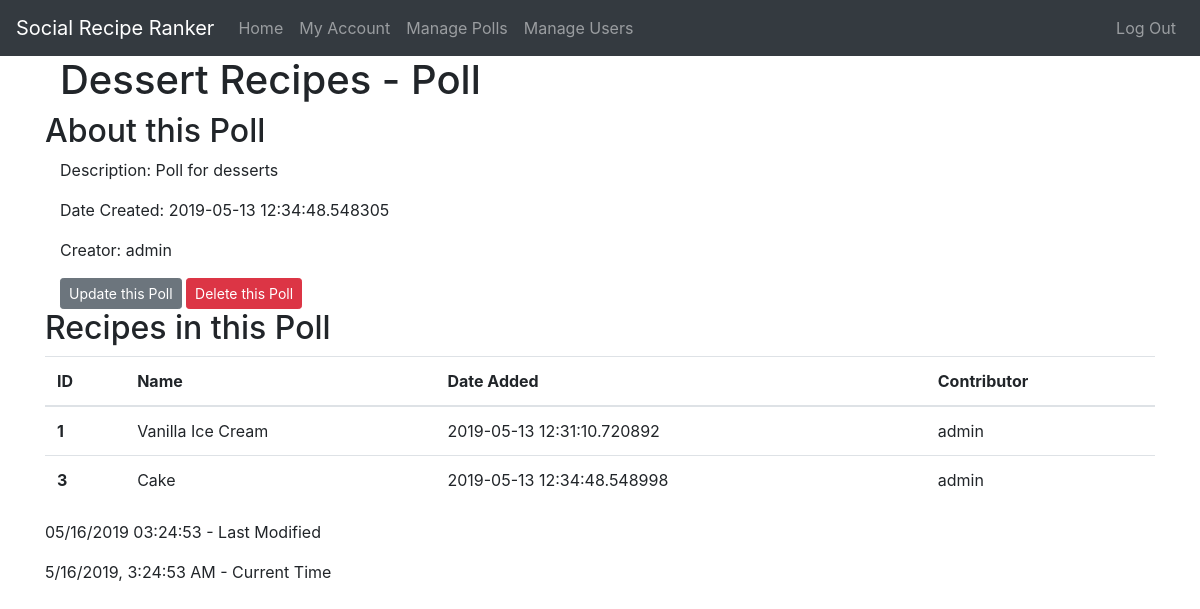
Page /poll/2 (signed in) on the committed database.
### app/models.py (models this page shows, shortened)
class Poll(db.Model):
    id = db.Column(db.Integer, primary_key=True)
    name = db.Column(db.String(64), nullable=False, index=True)
    description = db.Column(db.String(256), nullable=True)
    date_created = db.Column(db.DateTime, nullable=False, index=True, default=datetime.utcnow)
    creator_id = db.Column(db.Integer, db.ForeignKey('user.id'), nullable=False)
    recipes = db.relationship("Recipe", backref='poll', lazy='dynamic')
    votes = db.relationship("Vote", backref='poll', lazy='dynamic')

class User(UserMixin, db.Model):
    id = db.Column(db.Integer, primary_key=True)  # not null and unique by default
    username = db.Column(db.String(64), nullable=False, unique=True, index=True)
    email = db.Column(db.String(128), nullable=False, unique=True, index=True)
    password_hash = db.Column(db.String(128), nullable=False)
    date_registered = db.Column(db.DateTime, nullable=False, index=True, default=datetime.utcnow)
    is_admin = db.Column(db.Boolean, nullable=False, default=False)
    polls = db.relationship("Poll", backref='creator', lazy='dynamic')  # dynamic so we can filter the queries later
    recipes = db.relationship("Recipe", backref='contributor', lazy='dynamic')
    votes = db.relationship("Vote", backref='user', lazy='dynamic')

class Recipe(db.Model):
    id = db.Column(db.Integer, primary_key=True)
    name = db.Column(db.String(64), nullable=False, index=True)
    description = db.Column(db.String(256), nullable=True)
    date_added = db.Column(db.DateTime, nullable=False, index=True, default=datetime.utcnow)
    contributor_id = db.Column(db.Integer, db.ForeignKey('user.id'), nullable=False)
    poll_id = db.Column(db.Integer, db.ForeignKey('poll.id'), nullable=False)
    votes_count = db.Column(db.Integer, nullable=False, default=0)

### app/routes.py (the view)
@app.route('/poll/<int:poll_id>')
@login_required
def poll(poll_id):
    if current_user.is_admin:
        poll = Poll.query.get_or_404(poll_id) # gives 404 if not found
        return render_template('poll.html', title=poll.name + ' - Poll', users=User, poll=poll)
    else:
        abort(403)

### app/models.py (called while the page is built)
@login_manager.user_loader
def load_user(id):
    return User.query.get(int(id))

### app/templates/poll.html (shortened to what this page needs)
{% extends "base.html" %}
{% block content %}
<article class="container">
    <header>
        <h1>{{ poll.name }} - Poll</h1>
    </header>
    <section class="row">
        <h2>About this Poll</h2>
        <div class="container">
            <p>Description: {{ poll.description }}</p>
            <p>Date Created: {{ poll.date_created }}</p>
            <p>Creator: {{ users.query.filter_by(id=poll.creator_id).first().username }}</p>
            <a class="btn btn-secondary btn-sm" href="{{ url_for('update_poll', poll_id=poll.id) }}">Update this Poll</a>
            <button type="button" class="btn btn-danger btn-sm" data-toggle="modal"
                data-target="#deleteModal">Delete this Poll</button>
        </div>
    </section>
    <section class="row">
        <h2>Recipes in this Poll</h2>
        <table class="table table-hover">
            <thead>
                <tr>
                    <th scope="col">ID</th>
                    <th scope="col">Name</th>
                    <th scope="col">Date Added</th>
                    <th scope="col">Contributor</th>
                </tr>
            </thead>
            <tbody>
                {% for r in poll.recipes.all() %}
                <tr class='clickable-table-row' data-href="{{ url_for('recipe', recipe_id=r.id) }}">
                    <th scope="row">{{ r.id }}</th>
                    <td>{{ r.name }}</td>
                    <td>{{ r.date_added }}</td>
                    <td>{{ users.query.filter_by(id=r.contributor_id).first().username }}</td>
                </tr>
                {% endfor %}
            </tbody>
        </table>
    </section>
</article>
{% endblock %}

### app/static/css/style.css (style rules this page uses)
table tr[data-href] { cursor: pointer; }

### rows in the picture
Poll: name "Dessert Recipes", description "Poll for desserts", date_created "2019-05-13 12:34:48.548305"
User: query.filter_by "admin"
Recipe: id "1", name "Vanilla Ice Cream", date_added "2019-05-13 12:31:10.720892"
Recipe: id "3", name "Cake", date_added "2019-05-13 12:34:48.548998"
